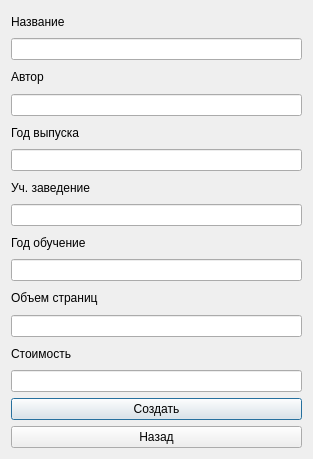
<?xml version="1.0" encoding="UTF-8"?>
<ui version="4.0">
 <class>StudBook</class>
 <widget class="QDialog" name="StudBook">
  <property name="geometry">
   <rect>
    <x>0</x>
    <y>0</y>
    <width>313</width>
    <height>459</height>
   </rect>
  </property>
  <property name="windowTitle">
   <string>Dialog</string>
  </property>
  <layout class="QVBoxLayout" name="verticalLayout">
   <item>
    <widget class="QLabel" name="label">
     <property name="text">
      <string>Название</string>
     </property>
    </widget>
   </item>
   <item>
    <widget class="QLineEdit" name="name"/>
   </item>
   <item>
    <widget class="QLabel" name="label_2">
     <property name="text">
      <string>Автор</string>
     </property>
    </widget>
   </item>
   <item>
    <widget class="QLineEdit" name="author"/>
   </item>
   <item>
    <widget class="QLabel" name="label_3">
     <property name="text">
      <string>Год выпуска</string>
     </property>
    </widget>
   </item>
   <item>
    <widget class="QLineEdit" name="yearPubl"/>
   </item>
   <item>
    <widget class="QLabel" name="label_4">
     <property name="text">
      <string>Уч. заведение</string>
     </property>
    </widget>
   </item>
   <item>
    <widget class="QLineEdit" name="educ"/>
   </item>
   <item>
    <widget class="QLabel" name="label_5">
     <property name="text">
      <string>Год обучение</string>
     </property>
    </widget>
   </item>
   <item>
    <widget class="QLineEdit" name="yearEduc"/>
   </item>
   <item>
    <widget class="QLabel" name="label_6">
     <property name="text">
      <string>Объем страниц</string>
     </property>
    </widget>
   </item>
   <item>
    <widget class="QLineEdit" name="pages"/>
   </item>
   <item>
    <widget class="QLabel" name="label_7">
     <property name="text">
      <string>Стоимость</string>
     </property>
    </widget>
   </item>
   <item>
    <widget class="QLineEdit" name="price"/>
   </item>
   <item>
    <widget class="QPushButton" name="createItem">
     <property name="text">
      <string>Создать</string>
     </property>
    </widget>
   </item>
   <item>
    <widget class="QPushButton" name="back">
     <property name="text">
      <string>Назад</string>
     </property>
    </widget>
   </item>
  </layout>
 </widget>
 <resources/>
 <connections/>
</ui>
